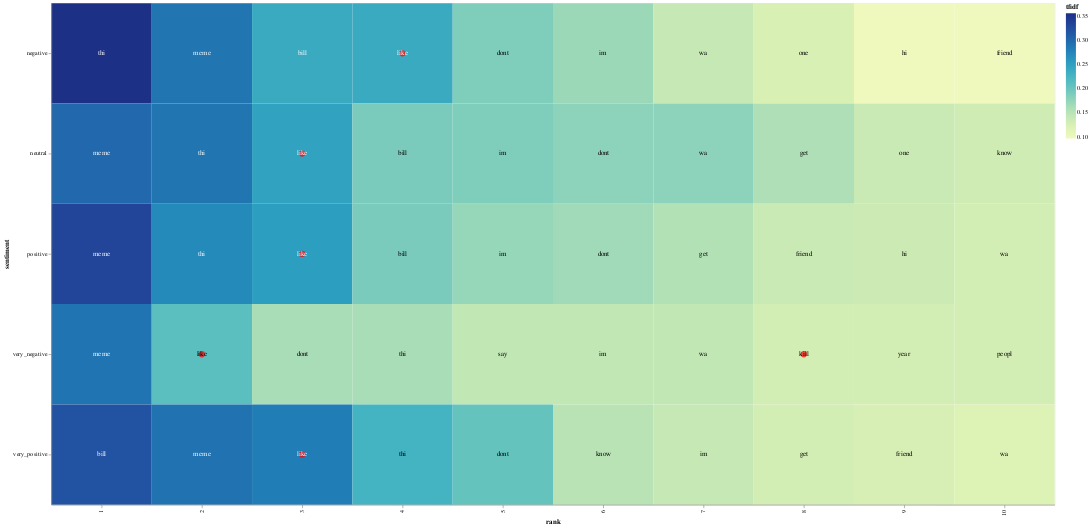

Here is the notebook cell this chart was saved with:
### Code cell
doc_tfidf_balanced = (formated_df_tfidf.groupby('sentiment').apply(lambda x: x.head(10))).reset_index(drop = True)

# Os termos nesta lista receberão um ponto vermelho na visualização
term_list = ['war', 'peace', 'kill', 'memes', 'like']

# adicionando um pouco de aleatoriedade para desempate no ranking de termos
top_tfidf_plusRand = doc_tfidf_balanced.copy()
top_tfidf_plusRand['tfidf'] = top_tfidf_plusRand['tfidf'] + np.random.rand(doc_tfidf_balanced.shape[0])*0.0001

# base para todas as visualizações, com cálculo de classificação
base_visu = alt.Chart(top_tfidf_plusRand).encode(
    x = 'rank:O',
    y = 'sentiment:N'
).transform_window(
    rank = "rank()",
    sort = [alt.SortField("tfidf", order="descending")],
    groupby = ["sentiment"],
)

heatmap = base_visu.mark_rect().encode(
    color = 'tfidf:Q'
)

circle = base_visu.mark_circle(size=100).encode(
    color = alt.condition(
        alt.FieldOneOfPredicate(field='term', oneOf=term_list),
        alt.value('red'),
        alt.value('#FFFFFF00')        
    )
)

text = base_visu.mark_text(baseline='middle').encode(
    text = 'term:N',
    color = alt.condition(alt.datum.tfidf >= 0.23, alt.value('white'), alt.value('black'))
)

(heatmap + circle + text).properties(width = 1600, height = 800)

### Figure 1 — Vega-Lite specification as saved in the notebook (floating-point values rounded to 4 significant figures)
{"config": {"view": {"continuousWidth": 400, "continuousHeight": 300}}, "layer": [{"mark": "rect", "encoding": {"color": {"field": "tfidf", "type": "quantitative"}, "x": {"field": "rank", "type": "ordinal"}, "y": {"field": "sentiment", "type": "nominal"}}, "transform": [{"window": [{"op": "rank", "field": "", "as": "rank"}], "groupby": ["sentiment"], "sort": [{"field": "tfidf", "order": "descending"}]}]}, {"mark": {"type": "circle", "size": 100}, "encoding": {"color": {"condition": {"value": "red", "test": {"field": "term", "oneOf": ["war", "peace", "kill", "memes", "like"]}}, "value": "#FFFFFF00"}, "x": {"field": "rank", "type": "ordinal"}, "y": {"field": "sentiment", "type": "nominal"}}, "transform": [{"window": [{"op": "rank", "field": "", "as": "rank"}], "groupby": ["sentiment"], "sort": [{"field": "tfidf", "order": "descending"}]}]}, {"mark": {"type": "text", "baseline": "middle"}, "encoding": {"color": {"condition": {"value": "white", "test": "(datum.tfidf >= 0.23)"}, "value": "black"}, "text": {"field": "term", "type": "nominal"}, "x": {"field": "rank", "type": "ordinal"}, "y": {"field": "sentiment", "type": "nominal"}}, "transform": [{"window": [{"op": "rank", "field": "", "as": "rank"}], "groupby": ["sentiment"], "sort": [{"field": "tfidf", "order": "descending"}]}]}], "data": {"name": "data-2702902a1413a948f5c49a524a5672db"}, "height": 800, "width": 1600, "$schema": "https://vega.github.io/schema/vega-lite/v4.17.0.json", "datasets": {"data-2702902a1413a948f5c49a524a5672db": [{"sentiment": "negative", "term": "thi", "tfidf": 0.3558}, {"sentiment": "negative", "term": "meme", "tfidf": 0.2881}, {"sentiment": "negative", "term": "like", "tfidf": 0.2372}, {"sentiment": "negative", "term": "bill", "tfidf": 0.2372}, {"sentiment": "negative", "term": "dont", "tfidf": 0.1864}, {"sentiment": "negative", "term": "im", "tfidf": 0.1694}, {"sentiment": "negative", "term": "wa", "tfidf": 0.1412}, {"sentiment": "negative", "term": "one", "tfidf": 0.1243}, {"sentiment": "negative", "term": "friend", "tfidf": 0.09603}, {"sentiment": "negative", "term": "hi", "tfidf": 0.09604}, {"sentiment": "neutral", "term": "meme", "tfidf": 0.2995}, {"sentiment": "neutral", "term": "thi", "tfidf": 0.2881}, {"sentiment": "neutral", "term": "like", "tfidf": 0.2471}, {"sentiment": "neutral", "term": "bill", "tfidf": 0.1898}, {"sentiment": "neutral", "term": "im", "tfidf": 0.1867}, {"sentiment": "neutral", "term": "wa", "tfidf": 0.1784}, {"sentiment": "neutral", "term": "dont", "tfidf": 0.1785}, {"sentiment": "neutral", "term": "get", "tfidf": 0.1571}, {"sentiment": "neutral", "term": "one", "tfidf": 0.1375}, {"sentiment": "neutral", "term": "know", "tfidf": 0.1326}, {"sentiment": "positive", "term": "meme", "tfidf": 0.3337}, {"sentiment": "positive", "term": "thi", "tfidf": 0.2708}, {"sentiment": "positive", "term": "like", "tfidf": 0.2517}, {"sentiment": "positive", "term": "bill", "tfidf": 0.1898}, {"sentiment": "positive", "term": "im", "tfidf": 0.173}, {"sentiment": "positive", "term": "dont", "tfidf": 0.1663}, {"sentiment": "positive", "term": "get", "tfidf": 0.155}, {"sentiment": "positive", "term": "friend", "tfidf": 0.1371}, {"sentiment": "positive", "term": "hi", "tfidf": 0.1349}, {"sentiment": "positive", "term": "wa", "tfidf": 0.1293}, {"sentiment": "very_negative", "term": "meme", "tfidf": 0.2893}, {"sentiment": "very_negative", "term": "like", "tfidf": 0.209}, {"sentiment": "very_negative", "term": "thi", "tfidf": 0.1607}, {"sentiment": "very_negative", "term": "dont", "tfidf": 0.1608}, {"sentiment": "very_negative", "term": "wa", "tfidf": 0.1446}, {"sentiment": "very_negative", "term": "im", "tfidf": 0.1447}, {"sentiment": "very_negative", "term": "say", "tfidf": 0.1447}, {"sentiment": "very_negative", "term": "year", "tfidf": 0.1286}, {"sentiment": "very_negative", "term": "peopl", "tfidf": 0.1286}, {"sentiment": "very_negative", "term": "kill", "tfidf": 0.1286}, {"sentiment": "very_positive", "term": "bill", "tfidf": 0.3193}, {"sentiment": "very_positive", "term": "meme", "tfidf": 0.2917}, {"sentiment": "very_positive", "term": "like", "tfidf": 0.2824}, {"sentiment": "very_positive", "term": "thi", "tfidf": 0.2272}, {"sentiment": "very_positive", "term": "dont", "tfidf": 0.2027}, {"sentiment": "very_positive", "term": "know", "tfidf": 0.1505}, {"sentiment": "very_positive", "term": "im", "tfidf": 0.1412}, {"sentiment": "very_positive", "term": "get", "tfidf": 0.129}, {"sentiment": "very_positive", "term": "friend", "tfidf": 0.1259}, {"sentiment": "very_positive", "term": "wa", "tfidf": 0.1198}]}}
